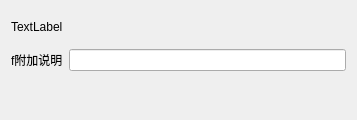
<?xml version="1.0" encoding="UTF-8"?>
<ui version="4.0">
 <class>w_m_member_state_Dialog</class>
 <widget class="QDialog" name="w_m_member_state_Dialog">
  <property name="geometry">
   <rect>
    <x>0</x>
    <y>0</y>
    <width>357</width>
    <height>120</height>
   </rect>
  </property>
  <property name="windowTitle">
   <string>Dialog</string>
  </property>
  <layout class="QVBoxLayout" name="verticalLayout">
   <item>
    <widget class="QLabel" name="label">
     <property name="text">
      <string>TextLabel</string>
     </property>
    </widget>
   </item>
   <item>
    <layout class="QHBoxLayout" name="horizontalLayout">
     <item>
      <widget class="QLabel" name="label_2">
       <property name="text">
        <string>f附加说明</string>
       </property>
      </widget>
     </item>
     <item>
      <widget class="QLineEdit" name="lineEdit"/>
     </item>
    </layout>
   </item>
   <item>
    <widget class="lds_toolbar" name="widget" native="true"/>
   </item>
  </layout>
 </widget>
 <customwidgets>
  <customwidget>
   <class>lds_toolbar</class>
   <extends>QFrame</extends>
   <header>lds_toolbar.h</header>
   <container>1</container>
  </customwidget>
 </customwidgets>
 <resources/>
 <connections/>
</ui>
